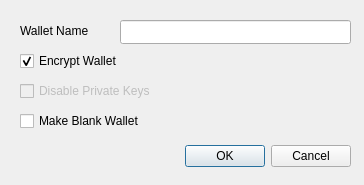
<?xml version="1.0" encoding="UTF-8"?>
<ui version="4.0">
 <class>CreateWalletDialog</class>
 <widget class="QDialog" name="CreateWalletDialog">
  <property name="geometry">
   <rect>
    <x>0</x>
    <y>0</y>
    <width>364</width>
    <height>185</height>
   </rect>
  </property>
  <property name="windowTitle">
   <string>Create Wallet - RXB</string>
  </property>
  <widget class="QDialogButtonBox" name="buttonBox">
   <property name="geometry">
    <rect>
     <x>10</x>
     <y>140</y>
     <width>341</width>
     <height>32</height>
    </rect>
   </property>
   <property name="orientation">
    <enum>Qt::Horizontal</enum>
   </property>
   <property name="standardButtons">
    <set>QDialogButtonBox::Cancel|QDialogButtonBox::Ok</set>
   </property>
  </widget>
  <widget class="QLineEdit" name="wallet_name_line_edit">
   <property name="geometry">
    <rect>
     <x>120</x>
     <y>20</y>
     <width>231</width>
     <height>24</height>
    </rect>
   </property>
  </widget>
  <widget class="QLabel" name="label">
   <property name="geometry">
    <rect>
     <x>20</x>
     <y>20</y>
     <width>101</width>
     <height>21</height>
    </rect>
   </property>
   <property name="text">
    <string>Wallet Name</string>
   </property>
  </widget>
  <widget class="QCheckBox" name="encrypt_wallet_checkbox">
   <property name="geometry">
    <rect>
     <x>20</x>
     <y>50</y>
     <width>171</width>
     <height>22</height>
    </rect>
   </property>
   <property name="toolTip">
    <string>Encrypt the wallet. The wallet will be encrypted with a passphrase of your choice.</string>
   </property>
   <property name="text">
    <string>Encrypt Wallet</string>
   </property>
   <property name="checked">
    <bool>true</bool>
   </property>
  </widget>
  <widget class="QCheckBox" name="disable_privkeys_checkbox">
   <property name="enabled">
    <bool>false</bool>
   </property>
   <property name="geometry">
    <rect>
     <x>20</x>
     <y>80</y>
     <width>171</width>
     <height>22</height>
    </rect>
   </property>
   <property name="toolTip">
    <string>Disable private keys for this wallet. Wallets with private keys disabled will have no private keys and cannot have an HD seed or imported private keys. This is ideal for watch-only wallets.</string>
   </property>
   <property name="text">
    <string>Disable Private Keys</string>
   </property>
  </widget>
  <widget class="QCheckBox" name="blank_wallet_checkbox">
   <property name="geometry">
    <rect>
     <x>20</x>
     <y>110</y>
     <width>171</width>
     <height>22</height>
    </rect>
   </property>
   <property name="toolTip">
    <string>Make a blank wallet. Blank wallets do not initially have private keys or scripts. Private keys and addresses can be imported, or an HD seed can be set, at a later time.</string>
   </property>
   <property name="text">
    <string>Make Blank Wallet</string>
   </property>
  </widget>
 </widget>
 <tabstops>
  <tabstop>wallet_name_line_edit</tabstop>
  <tabstop>encrypt_wallet_checkbox</tabstop>
  <tabstop>disable_privkeys_checkbox</tabstop>
  <tabstop>blank_wallet_checkbox</tabstop>
 </tabstops>
 <resources/>
 <connections>
  <connection>
   <sender>buttonBox</sender>
   <signal>accepted()</signal>
   <receiver>CreateWalletDialog</receiver>
   <slot>accept()</slot>
   <hints>
    <hint type="sourcelabel">
     <x>248</x>
     <y>254</y>
    </hint>
    <hint type="destinationlabel">
     <x>157</x>
     <y>274</y>
    </hint>
   </hints>
  </connection>
  <connection>
   <sender>buttonBox</sender>
   <signal>rejected()</signal>
   <receiver>CreateWalletDialog</receiver>
   <slot>reject()</slot>
   <hints>
    <hint type="sourcelabel">
     <x>316</x>
     <y>260</y>
    </hint>
    <hint type="destinationlabel">
     <x>286</x>
     <y>274</y>
    </hint>
   </hints>
  </connection>
 </connections>
</ui>
